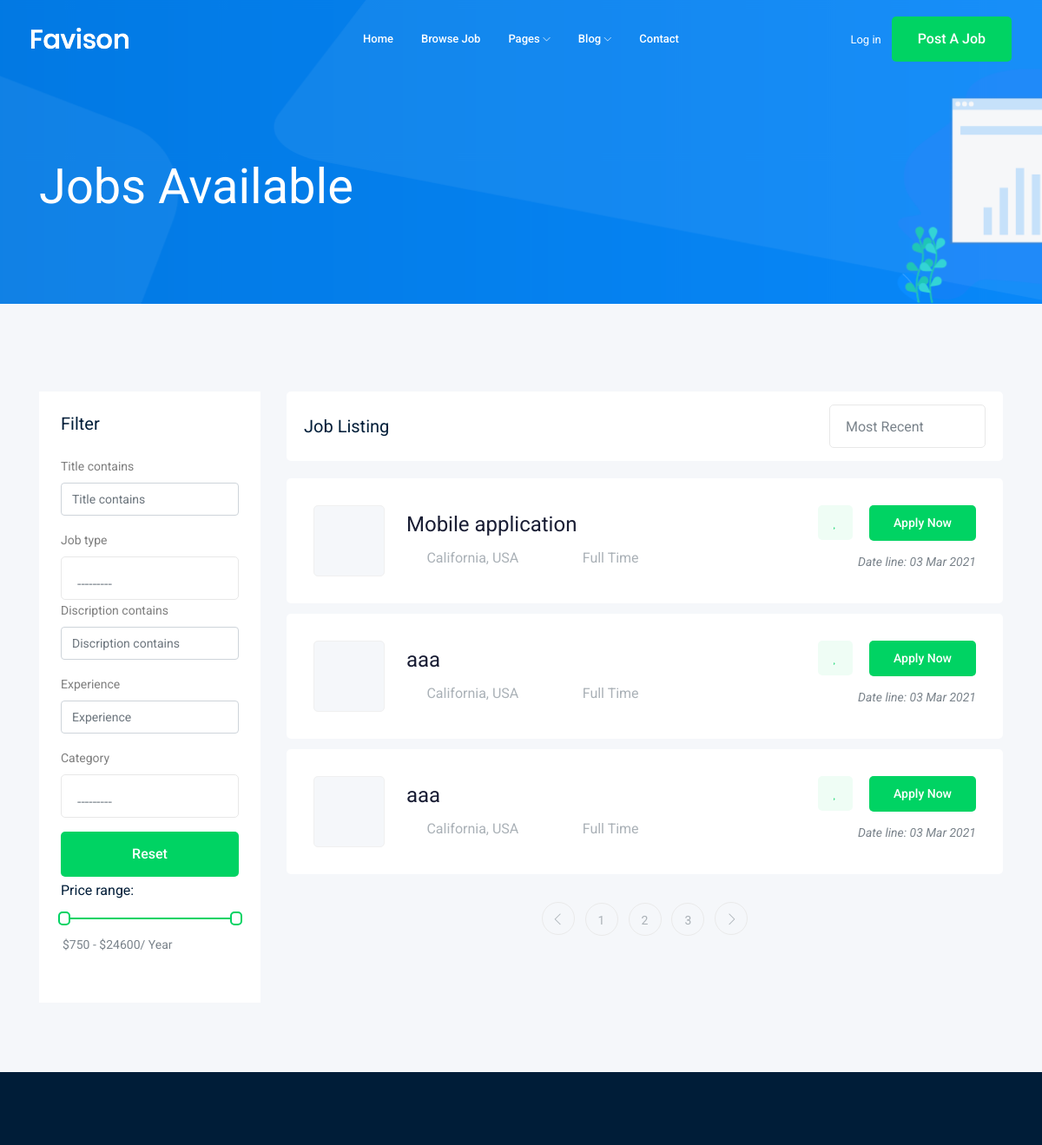
Before: /jobs/?page=2 (upper part) with the older database file.
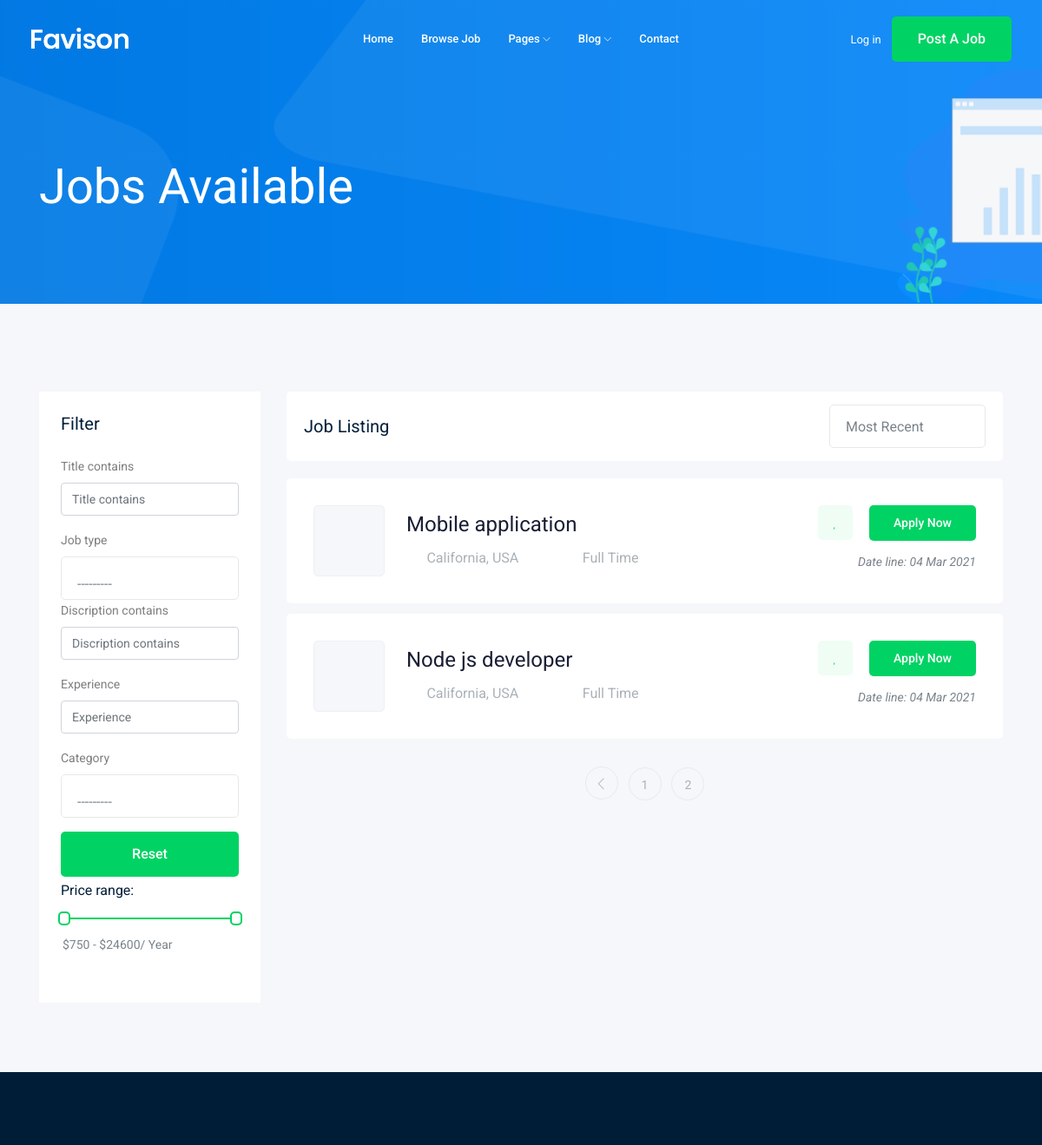
After: the same page with the newer database file.
### job/models.py (models this page shows, shortened)
class Job(models.Model):
    owner = models.ForeignKey(User,related_name='job_owner',on_delete=models.CASCADE)
    title = models.CharField(max_length=100) #colum
    job_type = models.CharField(max_length=60,choices=JOB_TYPE)
    discription = models.TextField(max_length=1000)
    published_at = models.DateTimeField(auto_now=True)
    vacancy =models.IntegerField(default=1)
    salary = models.IntegerField(default=0)
    experience = models.IntegerField(default=1)
    category = models.ForeignKey('Category',on_delete=models.CASCADE)
    image = models.ImageField(upload_to=image_upload)
    slug =models.SlugField(null=True,blank=True)
    def __str__(self):
        return self.title

### job/views.py (the view)
def job_list(request):
    job_list = Job.objects.all()
    myfilter = JobFilter(request.GET,queryset=job_list)
    job_list  =myfilter.qs
    paginator = Paginator(job_list, 3)
    page_number = request.GET.get('page')
    page_obj = paginator.get_page(page_number)
    print(job_list)
    context = {'jobs':page_obj,'myfilter':myfilter}
    return  render(request,'job/job_list.html',context)

### job/models.py (called while the page is built)
    def __str__(self):
     return self.name

### job/templates/job/job_list.html (shortened to what this page needs)
{% extends 'base.html' %}
{% load bootstrap4 %}
{% block body %}
<div class="bradcam_area bradcam_bg_1">
    <div class="container">
        <div class="row">
            <div class="col-xl-12">
                <div class="bradcam_text">
                    <h3>  {{jobs.count}} Jobs Available</h3>
                </div>
            </div>
        </div>
    </div>
</div>
<div class="job_listing_area plus_padding">
    <div class="container">
        <div class="row">
            <div class="col-lg-3">
                <div class="job_filter white-bg">
                    <div class="form_inner white-bg">
                        <h3>Filter</h3>
                        <form action="#" method="GET">
                            {% bootstrap_form myfilter.form %}
                             <div class="reset_btn">
                                 <button  class="boxed-btn3 w-100 mt-3" type="submit">Reset</button>
                             </div>
                        </form>
                    </div>
                    <div class="range_wrap">
                        <label for="amount">Price range:</label>
                        <div id="slider-range"></div>
                        <p>
                            <input type="text" id="amount" readonly style="border:0; color:#7A838B; font-size: 14px; font-weight:400;">
                        </p>
                    </div>
                </div>
            </div>
            <div class="col-lg-9">
                <div class="recent_joblist_wrap">
                    <div class="recent_joblist white-bg ">
                        <div class="row align-items-center">
                            <div class="col-md-6">
                                <h4>Job Listing</h4>
                            </div>
                            <div class="col-md-6">
                                <div class="serch_cat d-flex justify-content-end">
                                </div>
                            </div>
                        </div>
                    </div>
                </div>
                <div class="job_lists m-0">
                    <div class="row">
                        {% for job in jobs %}
                        <div class="col-lg-12 col-md-12">
                            <div class="single_jobs white-bg d-flex justify-content-between">
                                <div class="jobs_left d-flex align-items-center">
                                    <div class="thumb">
                                    </div>
                                    <div class="jobs_conetent">
                                        <a href=" {%url  'job_details' job.slug %} " ><h4>  {{job.title}} </h4></a>
                                        <div class="links_locat d-flex align-items-center">
                                            <div class="location">
                                                <p> <i class="fa fa-map-marker"></i> California, USA</p>
                                            </div>
                                            <div class="location">
                                                <p> <i class="fa fa-clock-o"></i>  {{job.job_type}} </p>
                                            </div>
                                        </div>
                                    </div>
                                </div>
                                <div class="jobs_right">
                                    <div class="apply_now">
                                        <a class="heart_mark" href="#"> <i class="fa fa-heart"></i> </a>
                                        <a href=" {%url 'job_details' job.slug%} " class="boxed-btn3">Apply Now</a>
                                    </div>
                                    <div class="date">
                                        <p>Date line: {{job.published_at|date:' d M Y'   }} </p>
                                    </div>
                                </div>
                            </div>
                        </div>
                        {% endfor %}
                    </div>
                    {% if jobs.has_other_pages %}
                    <div class="row">
                        <div class="col-lg-12">
                            <div class="pagination_wrap">
                                <ul>
                                    {% if jobs.has_previous %}
                                         <li><a href="?page={{jobs.previous_pages_number}} "> <i class="ti-angle-left"></i> </a></li>
                                    {% endif %}
                                    {% for i in jobs.paginator.page_range  %}
                                         <li><a href="?page={{i}}"><span>{{ i }}</span></a></li>
                                    {% endfor %}
                                    {% if jobs.has_next %}
                                         <li><a href="?page={{ jobs.next_page_number }}"> <i class="ti-angle-right"></i> </a></li>
                                    {%endif%}
                                </ul>
                            </div>
                        </div>
                    </div>
                    {% endif %}
                </div>
            </div>
        </div>
    </div>
</div>
{% endblock body %}

### templates/base.html (shortened to what this page needs)
{% load static %}
<!doctype html>
<html class="no-js" lang="zxx">
<head>
    <link rel="stylesheet" href="{%static 'css/bootstrap.min.css' %}">
    <link rel="stylesheet" href="{%static 'css/owl.carousel.min.css' %}">
    <link rel="stylesheet" href="{%static 'css/magnific-popup.css' %}">
    <link rel="stylesheet" href="{%static 'css/font-awesome.min.css' %}">
    <link rel="stylesheet" href="{%static 'css/themify-icons.css' %}">
    <link rel="stylesheet" href="{%static 'css/nice-select.css' %}">
    <link rel="stylesheet" href="{%static 'css/flaticon.css' %}">
    <link rel="stylesheet" href="{%static 'css/jquery-ui.css' %}">
    <link rel="stylesheet" href="{%static 'css/gijgo.css' %}">
    <link rel="stylesheet" href="{%static 'css/animate.min.css' %}">
    <link rel="stylesheet" href="{%static 'css/slicknav.css' %}">
    <link rel="stylesheet" href="{%static 'css/style.css' %}">
</head>
<body>
    <header>
        <div class="header-area ">
            <div id="sticky-header" class="main-header-area">
                <div class="container-fluid ">
                    <div class="header_bottom_border">
                        <div class="row align-items-center">
                            <div class="col-xl-3 col-lg-2">
                                <div class="logo">
                                    <a href="index.html">
                                        <img src="img/logo.png" alt="">
                                    </a>
                                </div>
                            </div>
                            <div class="col-xl-6 col-lg-7">
                                <div class="main-menu  d-none d-lg-block">
                                    <nav>
                                        <ul id="navigation">
                                            <li><a href=" {%url 'job_list'%} ">home</a></li>
                                            <li><a href="{%url 'job_list'%} ">Browse Job</a></li>
                                            <li><a href="#">pages <i class="ti-angle-down"></i></a>
                                            </li>
                                            <li><a href="#">blog <i class="ti-angle-down"></i></a>
                                            </li>
                                            <li><a href="  {%url  'contact' %} ">Contact</a></li>
                                        </ul>
                                    </nav>
                                </div>
                            </div>
                            <div class="col-xl-3 col-lg-3 d-none d-lg-block">
                                <div class="Appointment">
                                    {% if request.user.is_authenticated %}
                                        <div class="phone_num d-none d-xl-block">
                                            <a href=" {%url   'accounts:profile' %} ">Profile</a>
                                        </div>
                                    {% else %}
                                        <div class="phone_num d-none d-xl-block">
                                            <a href=" {%url   'login' %} ">Log in</a>
                                        </div>
                                    {% endif %}
                                    <div class="d-none d-lg-block">
                                        <a class="boxed-btn3" href=" {%url  'add_job'%} ">Post a Job</a>
                                    </div>
                                </div>
                            </div>
                            <div class="col-12">
                            </div>
                        </div>
                    </div>
                </div>
            </div>
        </div>
    </header>
  {% block body %}
  {% endblock body %}
    <footer class="footer">
        <div class="footer_top">
        </div>
    </footer>
</body>
</html>

Changed rows visible on the page:
removed Job: title "aaa", job_type "Full Time", published_at "03 Mar 2021"
removed Job: title "aaa", job_type "Full Time", published_at "03 Mar 2021"
changed Job "Mobile application": published_at "03 Mar 2021" → "04 Mar 2021"
added Job: title "Node js developer", job_type "Full Time", published_at "04 Mar 2021"
Other visible differences:
list line gone: "3"
